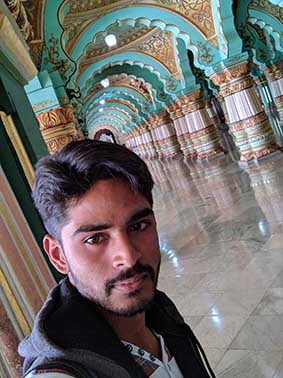
#> input picture face_recognizer/training-data/1/00000PORTRAIT_00000_BURST20180224110827293.jpg, 283 x 378 px
$ python face_recognizer.py
#> lines starting #> are read from the running program, lines starting #| are printed output that depends on the picture
import cv2
import os
import numpy as np

subjects = ["", "Hemanth", "Darshan", "Upendra", "Abhishek"]

def img_resize(img):
    if img.shape[0] >= img.shape[1]:
        img = cv2.resize(img, (432, 576))
        return img

    else:
        img = cv2.resize(img, (576, 432))
        return img

def detect_face(img):
    gray = cv2.cvtColor(img, cv2.COLOR_BGR2GRAY)
    face_cascade = cv2.CascadeClassifier('opencv-files/lbpcascade_frontalface.xml')
    faces = face_cascade.detectMultiScale(gray);
    if (len(faces) == 0):
        return None, None
    (x, y, w, h) = faces[0]
    return gray[y:y+w, x:x+h], faces[0]

def prepare_training_data(data_folder_path):
#> called with data_folder_path = 'training-data'
    dirs = os.listdir(data_folder_path)
    faces = []
    labels = []

    for dir_name in dirs:
        label = int(dir_name)
        subject_dir_path = data_folder_path + "/" + dir_name
        subject_images_names = os.listdir(subject_dir_path)
        for image_name in subject_images_names:
            if image_name.startswith("."):
                continue;
            image_path = subject_dir_path + "/" + image_name
            image = cv2.imread(image_path)
#> image is the input picture: shape (378, 283, 3); mean B, G, R 106.3, 108.8, 111.8
            face, rect = detect_face(image)
#> in detect_face, `gray = cv2.cvtColor(img, cv2.COLOR_BGR2GRAY)`:
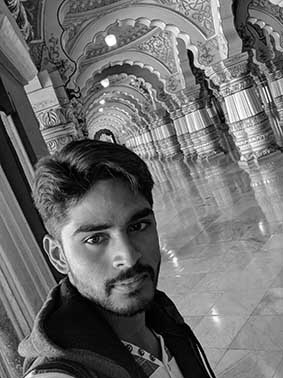
#> gray: shape (378, 283); min 0, max 255, mean 109.4
#> in detect_face, `faces = face_cascade.detectMultiScale(gray);`: faces = ()
            if face is not None:
                faces.append(face)
                labels.append(label)
    cv2.destroyAllWindows()
    return faces, labels

print("Preparing data...")
faces, labels = prepare_training_data("training-data")
print("Data prepared")
face_recognizer = cv2.face.LBPHFaceRecognizer_create()
#> (the run stopped early here; a loop or call above may not have finished)
